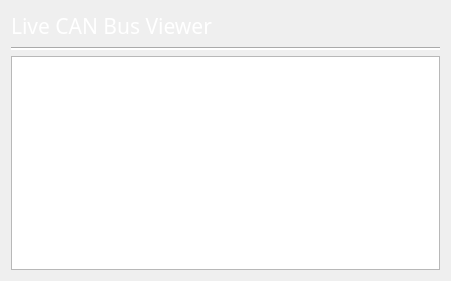
     <widget class="QWidget" name="verticalLayoutWidget">
      <property name="geometry">
       <rect>
        <x>340</x>
        <y>150</y>
        <width>451</width>
        <height>281</height>
       </rect>
      </property>
      <layout class="QVBoxLayout" name="verticalLayout">
       <item>
        <widget class="QLabel" name="label_4">
         <property name="font">
          <font>
           <family>Bahnschrift SemiCondensed</family>
           <pointsize>16</pointsize>
           <weight>50</weight>
           <bold>false</bold>
           <underline>false</underline>
          </font>
         </property>
         <property name="styleSheet">
          <string notr="true">color: rgb(255, 255, 255);</string>
         </property>
         <property name="text">
          <string>Live CAN Bus Viewer</string>
         </property>
        </widget>
       </item>
       <item>
        <widget class="Line" name="line_2">
         <property name="styleSheet">
          <string notr="true">color: rgb(255, 255, 255);
background-color: rgb(255, 255, 255);</string>
         </property>
         <property name="orientation">
          <enum>Qt::Horizontal</enum>
         </property>
        </widget>
       </item>
       <item>
        <widget class="QTextEdit" name="Rmessages">
         <property name="font">
          <font>
           <family>Bahnschrift SemiCondensed</family>
           <pointsize>16</pointsize>
          </font>
         </property>
         <property name="styleSheet">
          <string notr="true">color: rgb(255, 255, 255);</string>
         </property>
         <property name="readOnly">
          <bool>true</bool>
         </property>
        </widget>
       </item>
      </layout>
     </widget>
